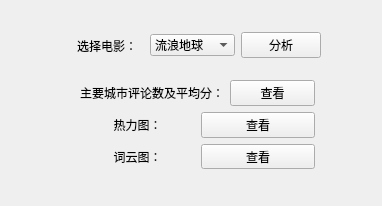
<?xml version="1.0" encoding="UTF-8"?>
<ui version="4.0">
    <class>Form</class>
    <widget class="QWidget" name="Form">
        <property name="geometry">
            <rect>
                <x>0</x>
                <y>0</y>
                <width>382</width>
                <height>206</height>
            </rect>
        </property>

        <property name="windowTitle">
            <string>猫眼电影影评分析</string>
        </property>

        <widget class="QWidget" name="horizontalLayoutWidget">
            <property name="geometry">
                <rect>
                    <x>70</x>
                    <y>20</y>
                    <width>251</width>
                    <height>51</height>
                </rect>
            </property>

            <layout class="QHBoxLayout" name="horizontalLayout">
                <item>
                    <widget class="QLabel" name="label">
                        <property name="text">
                            <string>选择电影：</string>
                        </property>
                        <property name="alignment">
                            <set>Qt::AlignCenter</set>
                        </property>
                    </widget>
                </item>

                <!-- 添加下拉菜单中的电影选项 -->
                <item>
                    <widget class="QComboBox" name="comboBox">
                        <property name="duplicatesEnabled">
                            <bool>false</bool>
                        </property>
                        <item>
                            <property name="text">
                                <string>流浪地球</string>
                            </property>
                        </item>
                        <item>
                            <property name="text">
                                <string>半个喜剧</string>
                            </property>
                        </item>
                        <item>
                            <property name="text">
                                <string>星球大战9</string>
                            </property>
                        </item>
                        <item>
                            <property name="text">
                                <string>误杀</string>
                            </property>
                        </item>
                    </widget>
                </item>

                <item>
                    <widget class="QPushButton" name="pushButton">
                        <property name="text">
                            <string>分析</string>
                        </property>
                    </widget>
                </item>
            </layout>
        </widget>

        <widget class="QWidget" name="verticalLayoutWidget">
            <property name="geometry">
                <rect>
                    <x>80</x>
                    <y>80</y>
                    <width>235</width>
                    <height>89</height>
                </rect>
            </property>

            <layout class="QVBoxLayout" name="verticalLayout">
                <property name="sizeConstraint">
                    <enum>QLayout::SetDefaultConstraint</enum>
                </property>

                <item>
                    <layout class="QHBoxLayout" name="horizontalLayout_2">
                        <item>
                            <widget class="QLabel" name="commentNum">
                                <property name="text">
                                    <string>主要城市评论数及平均分：</string>
                                </property>
                                <property name="alignment">
                                    <set>Qt::AlignCenter</set>
                                </property>
                                <property name="wordWrap">
                                    <bool>false</bool>
                                </property>
                            </widget>
                        </item>
                        <item>
                            <widget class="QPushButton" name="viewCommentNum">
                                <property name="text">
                                    <string>查看</string>
                                </property>
                            </widget>
                        </item>
                    </layout>
                </item>

                <item>
                    <layout class="QHBoxLayout" name="horizontalLayout_3">
                        <item>
                            <widget class="QLabel" name="hotMap">
                                <property name="text">
                                    <string>热力图：</string>
                                </property>
                                <property name="alignment">
                                    <set>Qt::AlignCenter</set>
                                </property>
                            </widget>
                        </item>
                        <item>
                            <widget class="QPushButton" name="viewHotMap">
                                <property name="text">
                                    <string>查看</string>
                                </property>
                            </widget>
                        </item>
                    </layout>
                </item>

                <item>
                    <layout class="QHBoxLayout" name="horizontalLayout_4">
                        <item>
                            <widget class="QLabel" name="wordCloud">
                                <property name="text">
                                    <string>词云图：</string>
                                </property>
                                <property name="alignment">
                                    <set>Qt::AlignCenter</set>
                                </property>
                            </widget>
                        </item>
                        <item>
                            <widget class="QPushButton" name="viewWordCloud">
                                <property name="text">
                                    <string>查看</string>
                                </property>
                            </widget>
                        </item>
                    </layout>
                </item>
            </layout>
        </widget>
    </widget>
    <resources/>
    <connections/>
</ui>
